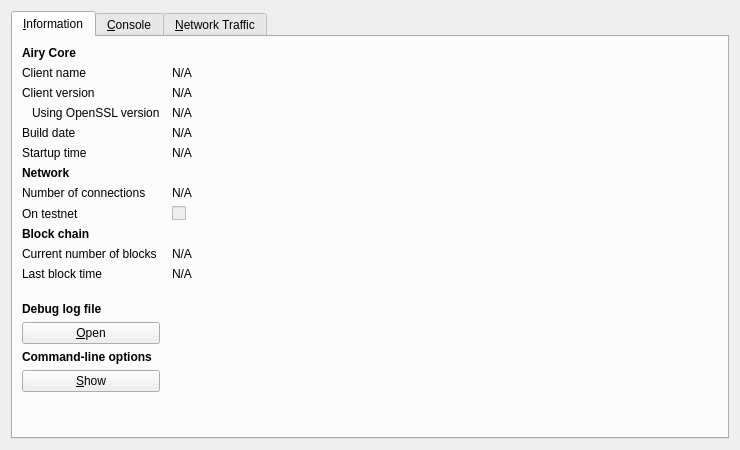
<?xml version="1.0" encoding="UTF-8"?>
<ui version="4.0">
 <class>RPCConsole</class>
 <widget class="QDialog" name="RPCConsole">
  <property name="geometry">
   <rect>
    <x>0</x>
    <y>0</y>
    <width>740</width>
    <height>450</height>
   </rect>
  </property>
  <property name="windowTitle">
   <string>Airy - Debug window</string>
  </property>
  <layout class="QVBoxLayout" name="verticalLayout_2">
   <item>
    <widget class="QTabWidget" name="tabWidget">
     <property name="currentIndex">
      <number>0</number>
     </property>
     <widget class="QWidget" name="tab_info">
      <attribute name="title">
       <string>&amp;Information</string>
      </attribute>
      <layout class="QGridLayout" name="gridLayout" columnstretch="0,1">
       <property name="horizontalSpacing">
        <number>12</number>
       </property>
       <item row="0" column="0">
        <widget class="QLabel" name="label_9">
         <property name="font">
          <font>
           <weight>75</weight>
           <bold>true</bold>
          </font>
         </property>
         <property name="text">
          <string>Airy Core</string>
         </property>
        </widget>
       </item>
       <item row="1" column="0">
        <widget class="QLabel" name="label_5">
         <property name="text">
          <string>Client name</string>
         </property>
        </widget>
       </item>
       <item row="1" column="1">
        <widget class="QLabel" name="clientName">
         <property name="cursor">
          <cursorShape>IBeamCursor</cursorShape>
         </property>
         <property name="text">
          <string>N/A</string>
         </property>
         <property name="textFormat">
          <enum>Qt::PlainText</enum>
         </property>
         <property name="textInteractionFlags">
          <set>Qt::LinksAccessibleByMouse|Qt::TextSelectableByKeyboard|Qt::TextSelectableByMouse</set>
         </property>
        </widget>
       </item>
       <item row="2" column="0">
        <widget class="QLabel" name="label_6">
         <property name="text">
          <string>Client version</string>
         </property>
        </widget>
       </item>
       <item row="2" column="1">
        <widget class="QLabel" name="clientVersion">
         <property name="cursor">
          <cursorShape>IBeamCursor</cursorShape>
         </property>
         <property name="text">
          <string>N/A</string>
         </property>
         <property name="textFormat">
          <enum>Qt::PlainText</enum>
         </property>
         <property name="textInteractionFlags">
          <set>Qt::LinksAccessibleByMouse|Qt::TextSelectableByKeyboard|Qt::TextSelectableByMouse</set>
         </property>
        </widget>
       </item>
       <item row="3" column="0">
        <widget class="QLabel" name="label_14">
         <property name="text">
          <string>Using OpenSSL version</string>
         </property>
         <property name="indent">
          <number>10</number>
         </property>
        </widget>
       </item>
       <item row="3" column="1">
        <widget class="QLabel" name="openSSLVersion">
         <property name="cursor">
          <cursorShape>IBeamCursor</cursorShape>
         </property>
         <property name="text">
          <string>N/A</string>
         </property>
         <property name="textFormat">
          <enum>Qt::PlainText</enum>
         </property>
         <property name="textInteractionFlags">
          <set>Qt::LinksAccessibleByMouse|Qt::TextSelectableByKeyboard|Qt::TextSelectableByMouse</set>
         </property>
        </widget>
       </item>
       <item row="4" column="0">
        <widget class="QLabel" name="label_12">
         <property name="text">
          <string>Build date</string>
         </property>
        </widget>
       </item>
       <item row="4" column="1">
        <widget class="QLabel" name="buildDate">
         <property name="cursor">
          <cursorShape>IBeamCursor</cursorShape>
         </property>
         <property name="text">
          <string>N/A</string>
         </property>
         <property name="textFormat">
          <enum>Qt::PlainText</enum>
         </property>
         <property name="textInteractionFlags">
          <set>Qt::LinksAccessibleByMouse|Qt::TextSelectableByKeyboard|Qt::TextSelectableByMouse</set>
         </property>
        </widget>
       </item>
       <item row="5" column="0">
        <widget class="QLabel" name="label_13">
         <property name="text">
          <string>Startup time</string>
         </property>
        </widget>
       </item>
       <item row="5" column="1">
        <widget class="QLabel" name="startupTime">
         <property name="cursor">
          <cursorShape>IBeamCursor</cursorShape>
         </property>
         <property name="text">
          <string>N/A</string>
         </property>
         <property name="textFormat">
          <enum>Qt::PlainText</enum>
         </property>
         <property name="textInteractionFlags">
          <set>Qt::LinksAccessibleByMouse|Qt::TextSelectableByKeyboard|Qt::TextSelectableByMouse</set>
         </property>
        </widget>
       </item>
       <item row="6" column="0">
        <widget class="QLabel" name="label_11">
         <property name="font">
          <font>
           <weight>75</weight>
           <bold>true</bold>
          </font>
         </property>
         <property name="text">
          <string>Network</string>
         </property>
        </widget>
       </item>
       <item row="7" column="0">
        <widget class="QLabel" name="label_7">
         <property name="text">
          <string>Number of connections</string>
         </property>
        </widget>
       </item>
       <item row="7" column="1">
        <widget class="QLabel" name="numberOfConnections">
         <property name="cursor">
          <cursorShape>IBeamCursor</cursorShape>
         </property>
         <property name="text">
          <string>N/A</string>
         </property>
         <property name="textFormat">
          <enum>Qt::PlainText</enum>
         </property>
         <property name="textInteractionFlags">
          <set>Qt::LinksAccessibleByMouse|Qt::TextSelectableByKeyboard|Qt::TextSelectableByMouse</set>
         </property>
        </widget>
       </item>
       <item row="8" column="0">
        <widget class="QLabel" name="label_8">
         <property name="text">
          <string>On testnet</string>
         </property>
        </widget>
       </item>
       <item row="8" column="1">
        <widget class="QCheckBox" name="isTestNet">
         <property name="enabled">
          <bool>false</bool>
         </property>
         <property name="text">
          <string/>
         </property>
        </widget>
       </item>
       <item row="9" column="0">
        <widget class="QLabel" name="label_10">
         <property name="font">
          <font>
           <weight>75</weight>
           <bold>true</bold>
          </font>
         </property>
         <property name="text">
          <string>Block chain</string>
         </property>
        </widget>
       </item>
       <item row="10" column="0">
        <widget class="QLabel" name="label_3">
         <property name="text">
          <string>Current number of blocks</string>
         </property>
        </widget>
       </item>
       <item row="10" column="1">
        <widget class="QLabel" name="numberOfBlocks">
         <property name="cursor">
          <cursorShape>IBeamCursor</cursorShape>
         </property>
         <property name="text">
          <string>N/A</string>
         </property>
         <property name="textFormat">
          <enum>Qt::PlainText</enum>
         </property>
         <property name="textInteractionFlags">
          <set>Qt::LinksAccessibleByMouse|Qt::TextSelectableByKeyboard|Qt::TextSelectableByMouse</set>
         </property>
        </widget>
       </item>
       <item row="11" column="0">
        <widget class="QLabel" name="label_2">
         <property name="text">
          <string>Last block time</string>
         </property>
        </widget>
       </item>
       <item row="11" column="1">
        <widget class="QLabel" name="lastBlockTime">
         <property name="cursor">
          <cursorShape>IBeamCursor</cursorShape>
         </property>
         <property name="text">
          <string>N/A</string>
         </property>
         <property name="textFormat">
          <enum>Qt::PlainText</enum>
         </property>
         <property name="textInteractionFlags">
          <set>Qt::LinksAccessibleByMouse|Qt::TextSelectableByKeyboard|Qt::TextSelectableByMouse</set>
         </property>
        </widget>
       </item>
       <item row="12" column="0">
        <spacer name="verticalSpacer_2">
         <property name="orientation">
          <enum>Qt::Vertical</enum>
         </property>
         <property name="sizeHint" stdset="0">
          <size>
           <width>20</width>
           <height>20</height>
          </size>
         </property>
        </spacer>
       </item>
       <item row="13" column="0">
        <widget class="QLabel" name="labelDebugLogfile">
         <property name="font">
          <font>
           <weight>75</weight>
           <bold>true</bold>
          </font>
         </property>
         <property name="text">
          <string>Debug log file</string>
         </property>
        </widget>
       </item>
       <item row="14" column="0">
        <widget class="QPushButton" name="openDebugLogfileButton">
         <property name="toolTip">
          <string>Open the Airy debug log file from the current data directory. This can take a few seconds for large log files.</string>
         </property>
         <property name="text">
          <string>&amp;Open</string>
         </property>
         <property name="autoDefault">
          <bool>false</bool>
         </property>
        </widget>
       </item>
       <item row="15" column="0">
        <widget class="QLabel" name="labelCLOptions">
         <property name="font">
          <font>
           <weight>75</weight>
           <bold>true</bold>
          </font>
         </property>
         <property name="text">
          <string>Command-line options</string>
         </property>
        </widget>
       </item>
       <item row="16" column="0">
        <widget class="QPushButton" name="showCLOptionsButton">
         <property name="toolTip">
          <string>Show the Airy-Qt help message to get a list with possible Airy command-line options.</string>
         </property>
         <property name="text">
          <string>&amp;Show</string>
         </property>
         <property name="autoDefault">
          <bool>false</bool>
         </property>
        </widget>
       </item>
       <item row="17" column="0">
        <spacer name="verticalSpacer">
         <property name="orientation">
          <enum>Qt::Vertical</enum>
         </property>
         <property name="sizeHint" stdset="0">
          <size>
           <width>20</width>
           <height>40</height>
          </size>
         </property>
        </spacer>
       </item>
      </layout>
     </widget>
     <widget class="QWidget" name="tab_console">
      <attribute name="title">
       <string>&amp;Console</string>
      </attribute>
      <layout class="QVBoxLayout" name="verticalLayout_3">
       <property name="spacing">
        <number>3</number>
       </property>
       <item>
        <widget class="QTextEdit" name="messagesWidget">
         <property name="minimumSize">
          <size>
           <width>0</width>
           <height>100</height>
          </size>
         </property>
         <property name="readOnly">
          <bool>true</bool>
         </property>
         <property name="tabKeyNavigation" stdset="0">
          <bool>false</bool>
         </property>
         <property name="columnCount" stdset="0">
          <number>2</number>
         </property>
        </widget>
       </item>
       <item>
        <layout class="QHBoxLayout" name="horizontalLayout">
         <property name="spacing">
          <number>3</number>
         </property>
         <item>
          <widget class="QLabel" name="label">
           <property name="text">
            <string notr="true">&gt;</string>
           </property>
          </widget>
         </item>
         <item>
          <widget class="QLineEdit" name="lineEdit"/>
         </item>
         <item>
          <widget class="QPushButton" name="clearButton">
           <property name="maximumSize">
            <size>
             <width>24</width>
             <height>24</height>
            </size>
           </property>
           <property name="toolTip">
            <string>Clear console</string>
           </property>
           <property name="text">
            <string/>
           </property>
           <property name="icon">
            <iconset resource="../bitcoin.qrc">
             <normaloff>:/icons/remove</normaloff>:/icons/remove</iconset>
           </property>
           <property name="shortcut">
            <string notr="true">Ctrl+L</string>
           </property>
           <property name="autoDefault">
            <bool>false</bool>
           </property>
          </widget>
         </item>
        </layout>
       </item>
      </layout>
     </widget>
     <widget class="QWidget" name="tab">
      <attribute name="title">
       <string>&amp;Network Traffic</string>
      </attribute>
      <layout class="QHBoxLayout" name="horizontalLayout_3">
       <item>
        <layout class="QVBoxLayout" name="verticalLayout_4">
         <item>
          <widget class="TrafficGraphWidget" name="trafficGraph" native="true">
           <property name="sizePolicy">
            <sizepolicy hsizetype="Expanding" vsizetype="Expanding">
             <horstretch>0</horstretch>
             <verstretch>0</verstretch>
            </sizepolicy>
           </property>
          </widget>
         </item>
         <item>
          <layout class="QHBoxLayout" name="horizontalLayout_2">
           <item>
            <widget class="QSlider" name="sldGraphRange">
             <property name="minimum">
              <number>1</number>
             </property>
             <property name="maximum">
              <number>288</number>
             </property>
             <property name="pageStep">
              <number>12</number>
             </property>
             <property name="value">
              <number>6</number>
             </property>
             <property name="orientation">
              <enum>Qt::Horizontal</enum>
             </property>
            </widget>
           </item>
           <item>
            <widget class="QLabel" name="lblGraphRange">
             <property name="minimumSize">
              <size>
               <width>100</width>
               <height>0</height>
              </size>
             </property>
             <property name="alignment">
              <set>Qt::AlignCenter</set>
             </property>
            </widget>
           </item>
           <item>
            <widget class="QPushButton" name="btnClearTrafficGraph">
             <property name="text">
              <string>&amp;Clear</string>
             </property>
            </widget>
           </item>
          </layout>
         </item>
        </layout>
       </item>
       <item>
        <layout class="QVBoxLayout" name="verticalLayout">
         <item>
          <widget class="QGroupBox" name="groupBox">
           <property name="title">
            <string>Totals</string>
           </property>
           <layout class="QVBoxLayout" name="verticalLayout_5">
            <item>
             <layout class="QHBoxLayout" name="horizontalLayout_4">
              <item>
               <widget class="Line" name="line">
                <property name="sizePolicy">
                 <sizepolicy hsizetype="Fixed" vsizetype="Fixed">
                  <horstretch>0</horstretch>
                  <verstretch>0</verstretch>
                 </sizepolicy>
                </property>
                <property name="minimumSize">
                 <size>
                  <width>10</width>
                  <height>0</height>
                 </size>
                </property>
                <property name="palette">
                 <palette>
                  <active>
                   <colorrole role="Light">
                    <brush brushstyle="SolidPattern">
                     <color alpha="255">
                      <red>0</red>
                      <green>255</green>
                      <blue>0</blue>
                     </color>
                    </brush>
                   </colorrole>
                  </active>
                  <inactive>
                   <colorrole role="Light">
                    <brush brushstyle="SolidPattern">
                     <color alpha="255">
                      <red>0</red>
                      <green>255</green>
                      <blue>0</blue>
                     </color>
                    </brush>
                   </colorrole>
                  </inactive>
                  <disabled>
                   <colorrole role="Light">
                    <brush brushstyle="SolidPattern">
                     <color alpha="255">
                      <red>0</red>
                      <green>255</green>
                      <blue>0</blue>
                     </color>
                    </brush>
                   </colorrole>
                  </disabled>
                 </palette>
                </property>
                <property name="orientation">
                 <enum>Qt::Horizontal</enum>
                </property>
               </widget>
              </item>
              <item>
               <widget class="QLabel" name="label_16">
                <property name="text">
                 <string>In:</string>
                </property>
               </widget>
              </item>
              <item>
               <widget class="QLabel" name="lblBytesIn">
                <property name="minimumSize">
                 <size>
                  <width>50</width>
                  <height>0</height>
                 </size>
                </property>
                <property name="alignment">
                 <set>Qt::AlignRight|Qt::AlignTrailing|Qt::AlignVCenter</set>
                </property>
               </widget>
              </item>
             </layout>
            </item>
            <item>
             <layout class="QHBoxLayout" name="horizontalLayout_5">
              <item>
               <widget class="Line" name="line_2">
                <property name="sizePolicy">
                 <sizepolicy hsizetype="Fixed" vsizetype="Fixed">
                  <horstretch>0</horstretch>
                  <verstretch>0</verstretch>
                 </sizepolicy>
                </property>
                <property name="minimumSize">
                 <size>
                  <width>10</width>
                  <height>0</height>
                 </size>
                </property>
                <property name="palette">
                 <palette>
                  <active>
                   <colorrole role="Light">
                    <brush brushstyle="SolidPattern">
                     <color alpha="255">
                      <red>255</red>
                      <green>0</green>
                      <blue>0</blue>
                     </color>
                    </brush>
                   </colorrole>
                  </active>
                  <inactive>
                   <colorrole role="Light">
                    <brush brushstyle="SolidPattern">
                     <color alpha="255">
                      <red>255</red>
                      <green>0</green>
                      <blue>0</blue>
                     </color>
                    </brush>
                   </colorrole>
                  </inactive>
                  <disabled>
                   <colorrole role="Light">
                    <brush brushstyle="SolidPattern">
                     <color alpha="255">
                      <red>255</red>
                      <green>0</green>
                      <blue>0</blue>
                     </color>
                    </brush>
                   </colorrole>
                  </disabled>
                 </palette>
                </property>
                <property name="orientation">
                 <enum>Qt::Horizontal</enum>
                </property>
               </widget>
              </item>
              <item>
               <widget class="QLabel" name="label_17">
                <property name="text">
                 <string>Out:</string>
                </property>
               </widget>
              </item>
              <item>
               <widget class="QLabel" name="lblBytesOut">
                <property name="minimumSize">
                 <size>
                  <width>50</width>
                  <height>0</height>
                 </size>
                </property>
                <property name="alignment">
                 <set>Qt::AlignRight|Qt::AlignTrailing|Qt::AlignVCenter</set>
                </property>
               </widget>
              </item>
             </layout>
            </item>
            <item>
             <spacer name="verticalSpacer_4">
              <property name="orientation">
               <enum>Qt::Vertical</enum>
              </property>
              <property name="sizeHint" stdset="0">
               <size>
                <width>20</width>
                <height>407</height>
               </size>
              </property>
             </spacer>
            </item>
           </layout>
          </widget>
         </item>
        </layout>
       </item>
      </layout>
     </widget>
    </widget>
   </item>
  </layout>
 </widget>
 <customwidgets>
  <customwidget>
   <class>TrafficGraphWidget</class>
   <extends>QWidget</extends>
   <header>trafficgraphwidget.h</header>
   <container>1</container>
   <slots>
    <slot>clear()</slot>
   </slots>
  </customwidget>
 </customwidgets>
 <resources>
  <include location="../bitcoin.qrc"/>
 </resources>
 <connections/>
</ui>
